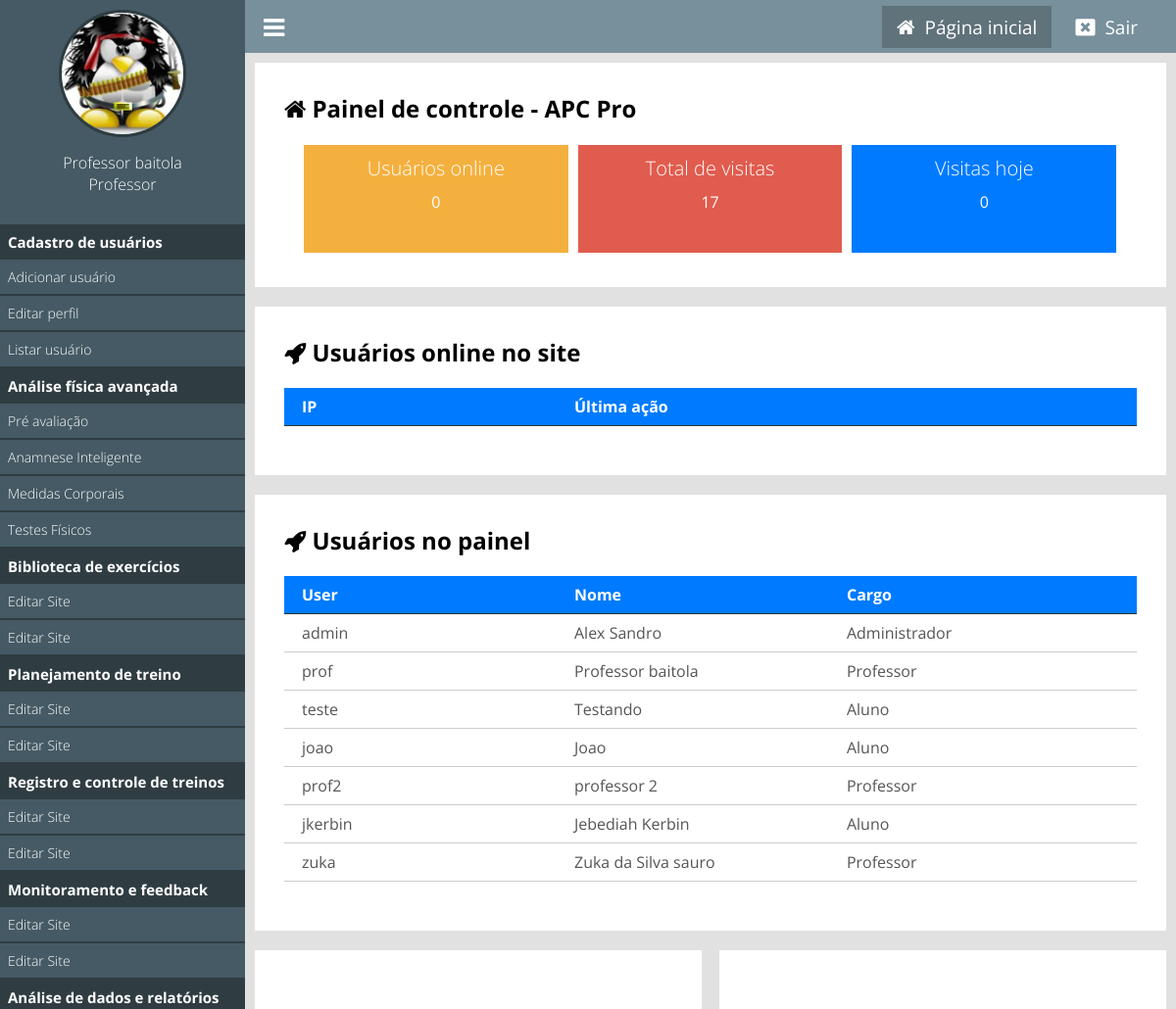
Page /painel/ (signed in) on the committed database.
### classes/MySql.php (called while the page is built)
<?php
    class MySql{
        private static $pdo;
        public static function conectar(){
            if(self::$pdo == null){
                try{
                    self::$pdo = new PDO('mysql:host='.HOST.';dbname='.DATABASE,USER,PASSWORD,array(PDO::MYSQL_ATTR_INIT_COMMAND => "SET NAMES utf8"));
                    self::$pdo->setAttribute(PDO::ATTR_ERRMODE,PDO::ERRMODE_EXCEPTION);
                }catch(Exception $e) {
                    echo 'erro ao conectar, tente novamente mais tarde';
                }
            }
            return self::$pdo;
        }
    }
?>

### painel/pages/home.php (the view, shortened to what this page needs)
<?php
    $usuariosOnline = Painel::listarUsuariosOnline();
    $pegarVisitasTotais = MySql::conectar()->prepare("SELECT * FROM `tb_admin.visitas`");
    $pegarVisitasTotais->execute();
    $pegarVisitasTotais = $pegarVisitasTotais->rowCount();
    $pegarVisitasHoje = MySql::conectar()->prepare("SELECT * FROM `tb_admin.visitas` WHERE dia =?");
    $pegarVisitasHoje->execute(array(date('Y-m-d')));
    $pegarVisitasHoje = $pegarVisitasHoje->rowCount();
?>
<div class="box-content left w100">
    <h2><i class="fa fa-home"></i> Painel de controle - <?php echo NOME_EMPRESA ?></h2>
    <div class="box-metricas">
    <div class="box-metrica-single">
        <div class="box-metrica-wraper">
            <h2>Usuários  online</h2>
                <p><?php echo count($usuariosOnline); ?></p>
            </div>
        </div>
        <div class="box-metrica-single">
            <div class="box-metrica-wraper">
                <h2>Total de visitas</h2>
                <p><?php echo $pegarVisitasTotais; ?></p>
            </div>
        </div>
        <div class="box-metrica-single">
            <div class="box-metrica-wraper">
                <h2>Visitas hoje</h2>
                <p><?php echo $pegarVisitasHoje; ?></p>
            </div>
        </div>
    </div>
</div>
<div class="box-content left w100">
    <h2><i class="fa fa-rocket" aria-hidden="true"></i> Usuários online no site</h2>
    <div class="table-responsive">
        <div class="row">
            <div class="col">
                <span>IP</span>
            </div>
            <div class="col">
                <span>Última ação</span>
            </div>
        </div>
    </div>
</div>
<div class="box-content left w100">
    <h2><i class="fa fa-rocket" aria-hidden="true"></i> Usuários no painel</h2>
    <div class="table-responsive">
        <div class="row">
            <div class="col">
                <span>User</span>
            </div>
            <div class="col">
                <span>Nome</span>
            </div>
            <div class="col">
                <span>Cargo</span>
            </div>
        </div>
    <?php
        $usuariosPainel = MySql::conectar()->prepare("SELECT * FROM `tb_admin.usuarios`");
        $usuariosPainel->execute();
        $usuariosPainel = $usuariosPainel->fetchAll();
        foreach ($usuariosPainel as $key => $value) {
    ?>
        <div class="row">
            <div class="col">
                <span><?php echo $value['user'] ?></span>
            </div>
            <div class="col">
                <span><?php echo $value['nome'] ?></span>
            </div>
            <div class="col">
                <span><?php echo pegaCargo($value['cargo']); ?></span>
            </div>
        </div>
    <?php } ?>
    </div>
</div>
    <div class="box-content left w50">
    </div>
    <div class="box-content right w50">
    </div>

### painel/index.php
<?php
    include('../config.php');
    if(Painel::logado() == false){
        include('login.php');
    } else {
        include('main.php');
    }
?>

### painel/main.php (shortened to what this page needs)
<!DOCTYPE html>
<html lang="pt-br">
<head>
    <link rel="stylesheet" href="https://cdnjs.cloudflare.com/ajax/libs/font-awesome/4.7.0/css/font-awesome.min.css">
    <link href="<?php echo INCLUDE_PATH_PAINEL ?>css/style.css" rel="stylesheet"/>
</head>
<body>
<div class="menu">
    <div class="menu-wraper">
        <div class="box-usuario">
            <?php
                if($_SESSION['img'] == ''){
            ?>
                <div class="avatar-usuario">
                    <i class="fa fa-user"></i>
                </div>
            <?php } else { ?>
                <div class="imagem-usuario">
                    <img src="<?php echo INCLUDE_PATH_PAINEL ?>uploads/<?php echo $_SESSION['img']; ?>" />
                </div>
            <?php } ?>
            <div class="nome-usuario">
                <p><?php echo $_SESSION['nome']; ?></p>
                <p><?php echo pegaCargo($_SESSION['cargo']); ?></p>
            </div>
        </div>
        <div class="items-menu">
            <h2>Cadastro de usuários</h2>
            <a <?php selecionadoMenu('adicionar-usuario'); ?> <?php verificaPermissaoMenu(1); ?> href="<?php echo INCLUDE_PATH_PAINEL ?>adicionar-usuario">Adicionar usuário</a>
            <a <?php selecionadoMenu('editar-perfil'); ?>href="<?php echo INCLUDE_PATH_PAINEL ?>editar-perfil">Editar perfil</a>
            <a <?php selecionadoMenu('listar-usuarios'); ?> <?php verificaPermissaoMenu(1); ?> href="<?php echo INCLUDE_PATH_PAINEL ?>listar-usuarios">Listar usuário</a>
            <h2>Análise física avançada</h2>
            <a <?php selecionadoMenu('formulario-perfis'); ?>href="<?php echo INCLUDE_PATH_PAINEL ?>formulario-perfis">Pré avaliação</a>
            <a <?php selecionadoMenu('anamnese-inteligente'); ?>href="">Anamnese Inteligente</a>
            <a <?php selecionadoMenu('medidas-corporais'); ?>href="">Medidas Corporais</a>
            <a <?php selecionadoMenu('testes-fisicos'); ?>href="">Testes Físicos</a>
            <h2>Biblioteca de exercícios</h2>
            <a <?php selecionadoMenu('editar-site'); ?>href="">Editar Site</a>
            <a <?php selecionadoMenu('editar-site'); ?>href="">Editar Site</a>
            <h2>Planejamento de treino</h2>
            <a <?php selecionadoMenu('editar-site'); ?>href="">Editar Site</a>
            <a <?php selecionadoMenu('editar-site'); ?>href="">Editar Site</a>
            <h2>Registro e controle de treinos</h2>
            <a <?php selecionadoMenu('editar-site'); ?>href="">Editar Site</a>
            <a <?php selecionadoMenu('editar-site'); ?>href="">Editar Site</a>
            <h2>Monitoramento e feedback</h2>
            <a <?php selecionadoMenu('editar-site'); ?>href="">Editar Site</a>
            <a <?php selecionadoMenu('editar-site'); ?>href="">Editar Site</a>
            <h2>Análise de dados e relatórios</h2>
        </div>
    </div>
</div>
    <header>
        <div class="center">
            <div class="menu-btn">
                <i class="fa fa-bars"></i>
            </div>
            <div class="logout">
                <a <?php if(@$_GET['url'] == ''){ ?> style="background: #60727a; padding: 8px 15px;" <?php } ?> href="<?php echo INCLUDE_PATH_PAINEL ?>"><i class="fa fa-home"></i><span>Página inicial</span></a>
                <a href="<?php echo INCLUDE_PATH_PAINEL ?>?logout"><i class="fa fa-window-close"></i><span>Sair</span></a>
            </div>
        </div>
    </header>
<div class="content">
    <?php Painel::loadPage(); ?>
</div>
</body>
</html>

### config.php (shortened to what this page needs)
<?php
	function pegaCargo($indice){
		return Painel::$cargos[$indice];
	}
	function selecionadoMenu($par) {
		$url = isset($_GET['url']) ? explode('/', filter_var($_GET['url'], FILTER_SANITIZE_URL))[0] : '';
		if ($url === $par) {
			echo 'class="menu-active"';
		}
	}
	function verificaPermissaoMenu($permissao){
		if($_SESSION['cargo'] >= $permissao){
			return;
		} else {
			echo 'style="display:none;"';
		}
	}
?>

### classes/Painel.php (shortened to what this page needs)
<?php
    class Painel {
        public static function logado(){
            return isset($_SESSION['login']) ? true : false;
        }
        public static function loadPage(){
            if(isset($_GET['url'])){
                $url = explode('/',$_GET['url']);
                if(file_exists('pages/'.$url[0].'.php')){
                    include('pages/'.$url[0].'.php');
                } else {
                    header('Location: '.INCLUDE_PATH_PAINEL);
                }
            } else {
                include('pages/home.php');
            }
        }
        public static function listarUsuariosOnline(){
            $sql = MySql::conectar()->prepare("SELECT * FROM `tb_admin.online`");
            $sql->execute();
            return $sql->fetchAll();
        }
        public static function limparUsuariosOnline(){
            $date = date('Y-m-d H:i:s');
        }
    }
?>

### painel/css/style.css (style rules this page uses)
* { margin: 0; padding: 0; box-sizing: border-box; font-family: 'Open Sans', sans-serif; }
html,body { height: 100%; background: rgb(225,225,225); }
body { overflow-x: hidden; }
.center { padding: 0 2%; margin: 0 auto; }
header { position: relative; left: 250px; padding: 10px 0; background: #78909C; width: calc(100% - 250px); }
.logout { float: right; }
.logout a { padding: 0 20px; position: relative; top: 4px; color: white; font-size: 20px; text-decoration: none; }
.logout a > span { text-decoration: none; font-size: 19px; padding-left: 10px; }
.menu-btn { float: left; cursor: pointer; font-size: 25px; color: white; }
.menu-wraper { width: 250px; }
div.menu { overflow-x: hidden; overflow-y: auto; height: 100%; padding: 10px 0; position: fixed; left: 0; top: 0; background: #455A64; float: left; width: 250px; }
div.box-usuario { text-align: center; }
.imagem-usuario > img { display: inline-block; width: 130px; height: 130px; border-radius: 50%; border: 3px solid #2F3D42; }
.nome-usuario { text-align: center; margin-top: 10px; }
.nome-usuario p { color: white; font-size: 16px; font-weight: 300; }
.w100 { width: 100%; }
.w50 { width: 49%; }
.left { float: left; }
.right { float: right; }
.content { width: calc(100% - 250px); position: relative; left: 250px; padding: 10px; }
.box-content { background: white; padding: 30px; margin-bottom: 20px; }
.box-metricas h2 { font-weight: 300; font-size: 23px; }
.items-menu { margin-top: 30px; }
.items-menu h2 { text-align: left; font-weight: bold; font-size: 15px; background: #2F3D42; color: white; padding: 8px; }
.items-menu a { display: block; padding: 8px; font-weight: 300; font-size: 14px; text-decoration: none; color: white; border-bottom: 2px solid #2F3D42; }
.box-metricas { margin-top:16px; padding:0 15px; }
.box-metrica-single { float: left; position: relative; width: 33.3%; background: #F4B03E; border: 5px solid white; }
.box-metricas .box-metrica-single:nth-of-type(2) { background: #E05C4E; }
.box-metricas .box-metrica-single:nth-of-type(3) { background: #007bff; }
.box-metrica-wraper { padding: 10px 20px; text-align: center; color: white; }
.box-metrica-wraper h2 { font-size: 20px; }
.box-metrica-wraper p { padding: 10px 0; font-size: 16px; }
.table-responsive { max-width: 960px; margin: 20px auto; }
.table-responsive .row:nth-of-type(1) { font-weight: bold; background: #007bff; color: white; border-bottom: 1px solid #333; }
.table-responsive .row { color: #555; border-bottom: 1px solid #ccc; padding: 8px 18px; }
.col { float: left; width: 33.33%; }
@media screen and (max-width: 1200px) { .box-metrica-single { height: 120px; } }

### rows in the picture
tb_admin.usuarios: user "admin", nome "Alex Sandro", cargo "Administrador"
tb_admin.usuarios: user "prof", nome "Professor baitola", cargo "Professor"
tb_admin.usuarios: user "teste", nome "Testando", cargo "Aluno"
tb_admin.usuarios: user "joao", nome "Joao", cargo "Aluno"
tb_admin.usuarios: user "prof2", nome "professor 2", cargo "Professor"
tb_admin.usuarios: user "jkerbin", nome "Jebediah Kerbin", cargo "Aluno"
tb_admin.usuarios: user "zuka", nome "Zuka da Silva sauro", cargo "Professor"

### other values in the picture
$_SESSION['nome'] "Professor baitola"
pegaCargo($_SESSION['cargo']) "Professor"
NOME_EMPRESA "APC Pro"
count($usuariosOnline) "0"
$pegarVisitasTotais "17"
$pegarVisitasHoje "0"
